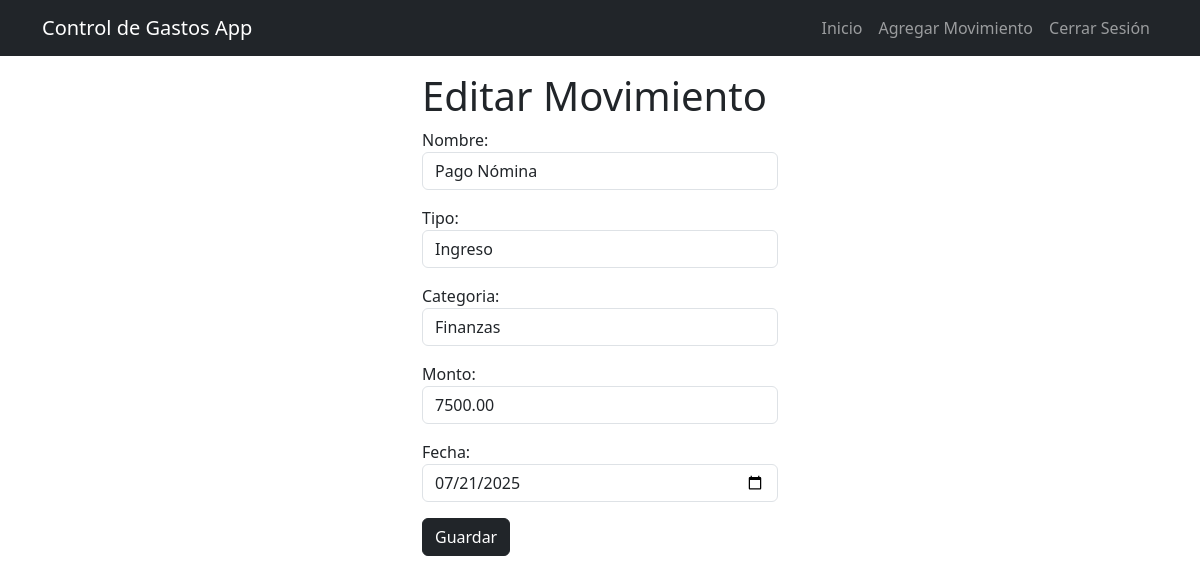
Screenshot of /movimientos/editar/19 (signed in) with the database file from the repository.
### finanzas/models.py (models this page shows, shortened)
class Movimiento(models.Model):
    tipo_eleccion = (
        ('ingreso', 'Ingreso'),
        ('gasto', 'Gasto'),
    )
    nombre = models.CharField(max_length=50, null=False, default='')
    usuario = models.ForeignKey(User, on_delete=models.CASCADE)
    tipo = models.CharField(max_length=10, choices=tipo_eleccion, null=False)
    categoria = models.ForeignKey(Categoria, on_delete=models.SET_NULL, null=True)
    monto = models.DecimalField(max_digits=10, decimal_places=2)
    descripcion = models.TextField(blank=True)
    fecha = models.DateField(default=timezone.now())

class Categoria(models.Model):
    nombre = models.CharField(max_length=50)
    def __str__(self):
        return self.nombre

### finanzas/views.py (the view, shortened to what this page needs)
# urls.py: path('movimientos/editar/<int:id>', views.editar_movimiento, name='editar_movimiento'),
@login_required
def editar_movimiento(request, id):
    if request.method == 'GET':
        movimiento = get_object_or_404(Movimiento, pk=id, usuario=request.user)
        form = MovimientoForm(instance=movimiento)
        return render(request, 'editar_movimiento.html', {
            'form': form
        })

### finanzas/forms.py
class MovimientoForm(forms.ModelForm):
    class Meta:
        model = Movimiento
        fields = ['nombre', 'tipo', 'categoria', 'monto', 'fecha']
        widgets = {
            'nombre': forms.TextInput(attrs={'class': 'form-control'}),
            'tipo': forms.Select(attrs={'class': 'form-control'}),
            'categoria': forms.Select(attrs={'class': 'form-control', 'placeholder':'Selecciona'}),
            'monto': forms.NumberInput(attrs={'class': 'form-control'}),
            'fecha': forms.DateInput(attrs={'class': 'form-control', 'type': 'date'}),
        }

### finanzas/templates/editar_movimiento.html (shortened to what this page needs)
{% extends "base.html" %}
{% block content %}
<main class="container">
    <div class="row">
        <div class="col-md-4 offset-md-4 mb-4">
            <h1>Editar Movimiento</h1>
            <form action="" method="POST">
                {{form.as_p}}
                <button class="btn btn-dark">Guardar</button>
            </form>
        </div>
    </div>
</main>
{% endblock content %}

### rows the page displays
Movimiento: nombre "Pago Nómina", tipo "Ingreso", categoria "Finanzas", monto "7500.00", fecha "07/21/2025"
